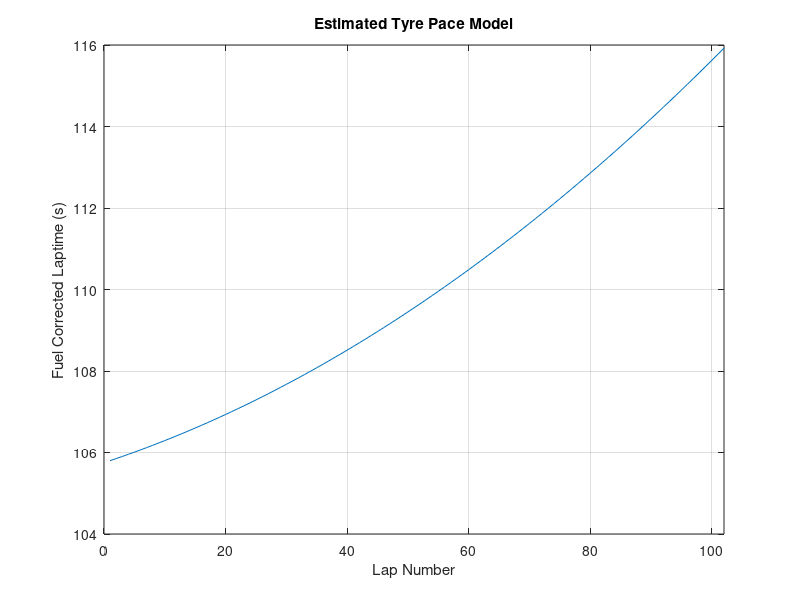

Write MATLAB code to recreate this figure.
%% Race Strategy Modelling for Mini-Endurance Races (2-3 Hours)

totalLapNumber = 102; % laps estimated for Cadwell Endurance round (3hours)
lapNumber = 1:totalLapNumber;

%% Refuelling Stops Required

fuelTankVolume = 30; % L fuel tank size
fuelDensity = 0.75; % kg/l
fuelTankMass_kg = fuelTankVolume / fuelDensity;  % kg
engineConsumption = 29; % kg/h

raceDuration = 3; % hours
raceDuration_sec = 3*60*60; % seconds

totalFuelRequired_kg = engineConsumption * raceDuration; % kg
totalFuelRequired_l = totalFuelRequired_kg / fuelDensity; % litres

refuelsRequired = totalFuelRequired_l / fuelTankVolume;

%% Fuel-Burn Laptime Correction

initialLaptime = 105.8;   %seconds

timePerKg = 0.035;   % seconds of laptime gain per kg fuel used
fuelBurnPerLap_kg = (totalFuelRequired_l / raceDuration_sec) .* initialLaptime; % kg/lap Fuel burn per lap approximation
fuelBurnPerLap_l = fuelBurnPerLap_kg / fuelDensity; % litres

fuelCorrectionFactor = fuelBurnPerLap_kg .* timePerKg;  % seconds/lap

fuelLapCorrections = fuelCorrectionFactor .* (lapNumber-1);

%% Tyre Wear Forecast

tyreWearFactor = linspace(0.09,0.14,totalLapNumber);  %seconds

tyreAge = 1:totalLapNumber; %laps

%% Laptime Forecast

tyreDegModelLaptime = initialLaptime + (tyreWearFactor .* (tyreAge-1)) - fuelLapCorrections(lapNumber);

%% Pitstop Duration

refuelRate = 3; %L/s
fullTankFillTime = fuelTankVolume/refuelRate; %time for full refuel while stationary from empty

tyreChangeTime = 40; %s time cost while stationary changing tyres

pitLaneTime = 15; %s time cost in driving through pits

%% Plot Laptime Progression due to Tyre Wear and Fuel Burn

% Visualising the laptime dropoff under the assumption of no pitstops,
% refuelling or tyre changes.

plot(lapNumber,tyreDegModelLaptime)
xlabel("Lap Number")
ylabel("Fuel Corrected Laptime (s)")
xlim([0 totalLapNumber])
% ylim([initialLaptime max(predictedLaptime)])
title("Estimated Tyre Pace Model")
grid on

%% Monitor Fuel Remaining in Tank

% fuelRemaining_l = fuelTankVolume - (fuelBurnPerLap_kg / fuelDensity) .* lapNumber;

% If fuel remaining in tank < fuel required to complete a lap: pitstop
% (refuelling)
% If pitstop (refuelling only), then laptime for that lap is + refuel time and pitlane time.
% If pitstop (refuelling+tyres), then laptime for that lap is + tyre change time and pitlane time.

lapTime = zeros(1,totalLapNumber);
fuelRemaining_l = zeros(1,totalLapNumber);
numberOfPitstops = 0;

for i = 1:totalLapNumber
    if i == 1
        fuelRemaining_l(i) = fuelTankVolume - fuelBurnPerLap_l;
    elseif i~=1 && fuelRemaining_l(i-1) >= fuelBurnPerLap_l
        fuelRemaining_l(i) = fuelRemaining_l(i-1) - fuelBurnPerLap_l;
    end
    if fuelRemaining_l(i) < fuelBurnPerLap_l
        numberOfPitstops = numberOfPitstops + 1;
        fuelRemaining_l(i+1) = fuelTankVolume - fuelBurnPerLap_l;
        lapTime(i+1) = pitLaneTime + (fuelTankVolume-fuelRemaining_l(i))/refuelRate;
    end
end

